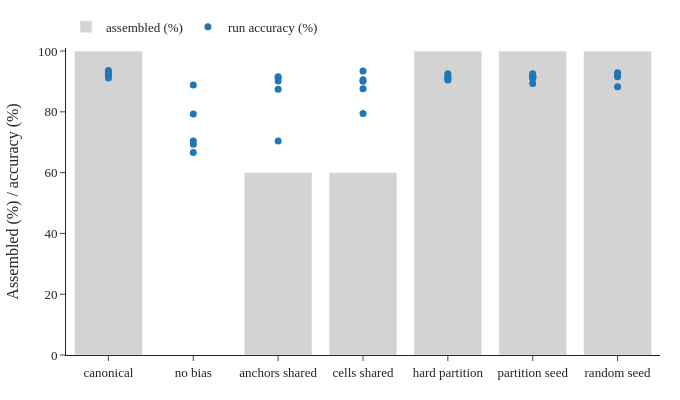

Notebook code cell kept with this figure:
### Markdown cell above
# Appendix

### Code cell
# Appendix: assembly rate -- bars = fraction of runs assembled, points = every run's accuracy
variants = {'canonical': ABLATIONS[SOC]['canonical'], 'no bias': ABLATIONS[SOC]['no_bias'], 'anchors shared': ABLATIONS[SOC]['anchors_off'], 'cells shared': ABLATIONS[SOC]['cells_off'], 'hard partition': ABLATIONS[SOC]['hard_partition'], 'partition seed': SEEDING[SOC]['partition'], 'random seed': SEEDING[SOC]['random']}
col, thr = ASSEMBLED
fig = go.Figure()
for i, (label, h) in enumerate(variants.items()):
    r = runs(SOC, h)
    if r.empty: continue
    fig.add_trace(go.Bar(x=[label], y=[100 * (r[col] > thr).mean()], marker_color='lightgrey', name='assembled (%)', showlegend=(i == 0), hovertemplate=f'{label}<br>assembled %{{y:.0f}}%<extra></extra>'))
    fig.add_trace(go.Scatter(x=[label] * len(r), y=100 * r[METRICS[SOC]['Overall']], mode='markers', marker=dict(color=COLORS[0], size=7), name='run accuracy (%)', showlegend=(i == 0),
                             hovertemplate=f'{label}<br>seed %{{customdata}}: %{{y:.1f}}<extra></extra>', customdata=r['train.seed']))
fig.update_yaxes(title='Assembled (%) / accuracy (%)', range=[0, 101])
show(fig, 'soc_assembly_rate', folder=CHAP_RESULTS, width=680, height=400)

### Figure 1 — Plotly figure (JSON) as saved in the notebook; plotly's stock layout.template omitted (floating-point values rounded to 4 significant figures)
{"data": [{"hovertemplate": "canonical<br>assembled %{y:.0f}%<extra></extra>", "marker": {"color": "lightgrey"}, "name": "assembled (%)", "showlegend": true, "type": "bar", "x": ["canonical"], "y": [100]}, {"customdata": [0, 1, 2, 3, 4], "hovertemplate": "canonical<br>seed %{customdata}: %{y:.1f}<extra></extra>", "marker": {"color": "#1f77b4", "size": 7}, "mode": "markers", "name": "run accuracy (%)", "showlegend": true, "type": "scatter", "x": ["canonical", "canonical", "canonical", "canonical", "canonical"], "y": [92.07, 93.62, 92.51, 91.13, 92.73]}, {"hovertemplate": "no bias<br>assembled %{y:.0f}%<extra></extra>", "marker": {"color": "lightgrey"}, "name": "assembled (%)", "showlegend": false, "type": "bar", "x": ["no bias"], "y": [0]}, {"customdata": [0, 1, 2, 3, 4], "hovertemplate": "no bias<br>seed %{customdata}: %{y:.1f}<extra></extra>", "marker": {"color": "#1f77b4", "size": 7}, "mode": "markers", "name": "run accuracy (%)", "showlegend": false, "type": "scatter", "x": ["no bias", "no bias", "no bias", "no bias", "no bias"], "y": [66.63, 88.85, 79.26, 69.35, 70.42]}, {"hovertemplate": "anchors shared<br>assembled %{y:.0f}%<extra></extra>", "marker": {"color": "lightgrey"}, "name": "assembled (%)", "showlegend": false, "type": "bar", "x": ["anchors shared"], "y": [60]}, {"customdata": [0, 1, 2, 3, 4], "hovertemplate": "anchors shared<br>seed %{customdata}: %{y:.1f}<extra></extra>", "marker": {"color": "#1f77b4", "size": 7}, "mode": "markers", "name": "run accuracy (%)", "showlegend": false, "type": "scatter", "x": ["anchors shared", "anchors shared", "anchors shared", "anchors shared", "anchors shared"], "y": [70.36, 90.15, 91.2, 91.51, 87.41]}, {"hovertemplate": "cells shared<br>assembled %{y:.0f}%<extra></extra>", "marker": {"color": "lightgrey"}, "name": "assembled (%)", "showlegend": false, "type": "bar", "x": ["cells shared"], "y": [60]}, {"customdata": [0, 1, 2, 3, 4], "hovertemplate": "cells shared<br>seed %{customdata}: %{y:.1f}<extra></extra>", "marker": {"color": "#1f77b4", "size": 7}, "mode": "markers", "name": "run accuracy (%)", "showlegend": false, "type": "scatter", "x": ["cells shared", "cells shared", "cells shared", "cells shared", "cells shared"], "y": [87.56, 90.1, 79.48, 90.52, 93.43]}, {"hovertemplate": "hard partition<br>assembled %{y:.0f}%<extra></extra>", "marker": {"color": "lightgrey"}, "name": "assembled (%)", "showlegend": false, "type": "bar", "x": ["hard partition"], "y": [100]}, {"customdata": [0, 2, 3, 1, 4], "hovertemplate": "hard partition<br>seed %{customdata}: %{y:.1f}<extra></extra>", "marker": {"color": "#1f77b4", "size": 7}, "mode": "markers", "name": "run accuracy (%)", "showlegend": false, "type": "scatter", "x": ["hard partition", "hard partition", "hard partition", "hard partition", "hard partition"], "y": [92.55, 91.37, 90.77, 91.81, 90.49]}, {"hovertemplate": "partition seed<br>assembled %{y:.0f}%<extra></extra>", "marker": {"color": "lightgrey"}, "name": "assembled (%)", "showlegend": false, "type": "bar", "x": ["partition seed"], "y": [100]}, {"customdata": [0, 1, 2, 3, 0, 1, 2, 3, 4], "hovertemplate": "partition seed<br>seed %{customdata}: %{y:.1f}<extra></extra>", "marker": {"color": "#1f77b4", "size": 7}, "mode": "markers", "name": "run accuracy (%)", "showlegend": false, "type": "scatter", "x": ["partition seed", "partition seed", "partition seed", "partition seed", "partition seed", "partition seed", "partition seed", "partition seed", "partition seed"], "y": [91.31, 92.13, 89.34, 91.41, 91.73, 91.21, 91.08, 91.79, 92.52]}, {"hovertemplate": "random seed<br>assembled %{y:.0f}%<extra></extra>", "marker": {"color": "lightgrey"}, "name": "assembled (%)", "showlegend": false, "type": "bar", "x": ["random seed"], "y": [100]}, {"customdata": [0, 1, 2, 3, 4], "hovertemplate": "random seed<br>seed %{customdata}: %{y:.1f}<extra></extra>", "marker": {"color": "#1f77b4", "size": 7}, "mode": "markers", "name": "run accuracy (%)", "showlegend": false, "type": "scatter", "x": ["random seed", "random seed", "random seed", "random seed", "random seed"], "y": [92.83, 88.22, 91.54, 92.39, 92.31]}], "layout": {"font": {"family": "serif", "size": 13}, "height": 400, "legend": {"orientation": "h", "x": 0, "y": 1.02, "yanchor": "bottom"}, "margin": {"b": 45, "l": 50, "r": 20, "t": 30}, "width": 680, "yaxis": {"range": [0, 101], "title": {"text": "Assembled (%) / accuracy (%)"}}}}
